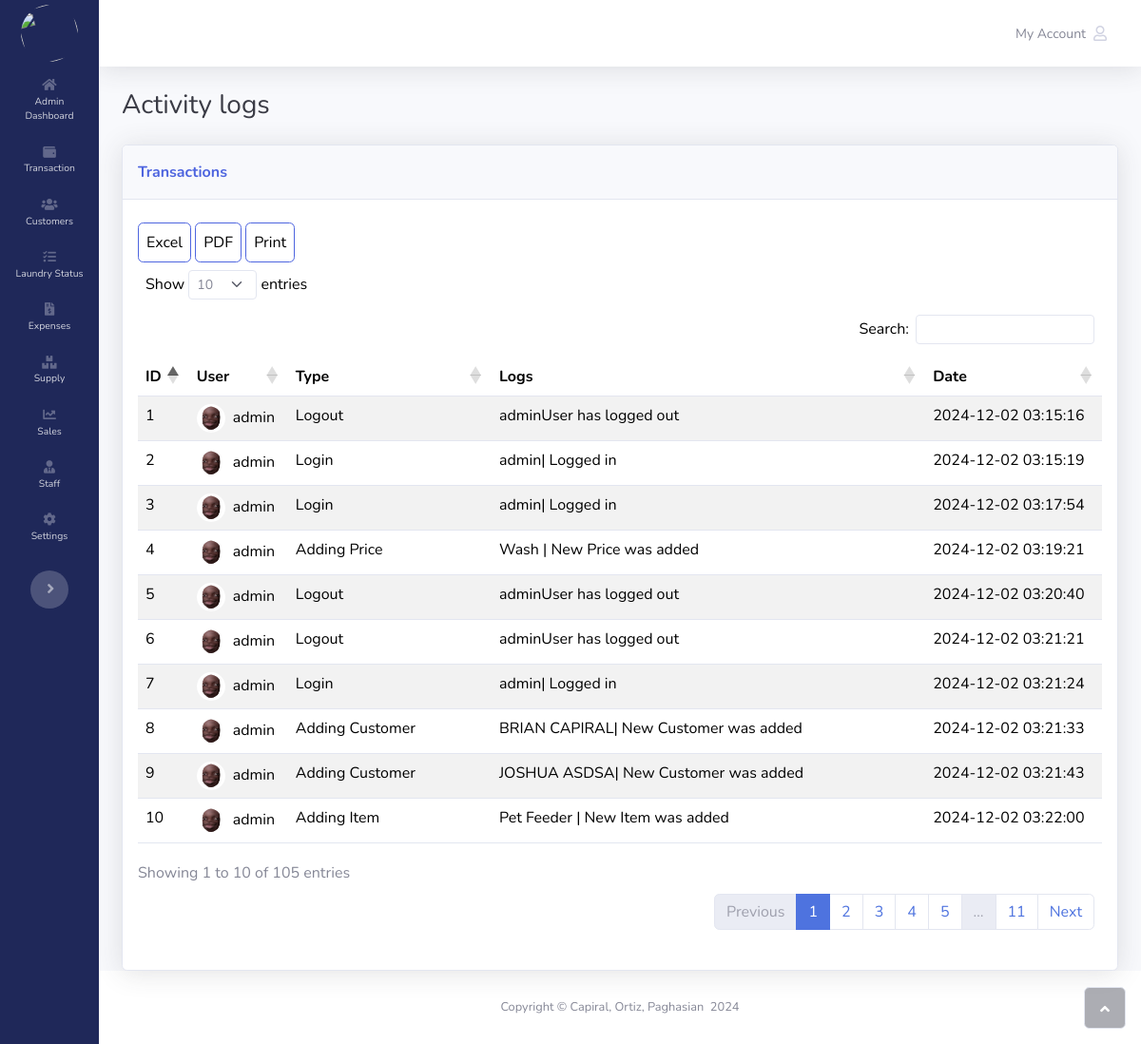
Page /logs.php (signed in) on the committed database.
### tables this page shows
CREATE TABLE `logs` (
  `id` int(11) NOT NULL,
  `user_id` int(11) DEFAULT NULL,
  `logs` text DEFAULT NULL,
  `type` text DEFAULT NULL,
  `created_at` datetime DEFAULT current_timestamp()
);

CREATE TABLE `users` (
  `id` int(11) NOT NULL,
  `username` varchar(255) DEFAULT NULL,
  `password` varchar(255) DEFAULT NULL,
  `level` varchar(255) DEFAULT NULL,
  `created_at` datetime DEFAULT current_timestamp()
);

### functions/views/activity.php (the view, shortened to what this page needs)
<?php
include_once 'functions/connection.php';
$sql = 'SELECT * FROM logs';
$stmt = $db->prepare($sql);
$stmt->execute();
$results = $stmt->fetchAll();
foreach ($results as $row) {
    $sql = 'SELECT username FROM users WHERE id = :id';
    $stmt = $db->prepare($sql);
    $stmt->bindParam(':id', $row['user_id']);
    $stmt->execute();
    $user = $stmt->fetch();
    ?>
        <tr>
            <td><?php echo $row['id']; ?></td>
            <td><img class="rounded-circle me-2" width="30" height="30" src="assets/img/profile.png"><?php echo $user['username'] ?></td>
            <td><?php echo $row['type'] ?></td>
            <td><?php echo $row['logs'] ?></td>
            <td><?php echo $row['created_at'] ?></td>
    </tr>
<?php
}

### assets/css/bs-theme-overrides.css (style rules this page uses)
:root, [data-bs-theme=light] { --bs-primary: #4e65df; --bs-primary-rgb: 78,101,223; --bs-primary-text-emphasis: #1F2859; --bs-primary-bg-subtle: #DCE0F9; --bs-primary-border-subtle: #B8C1F2; }

### rows in the picture
logs: id "1", user.username "admin", type "Logout", logs "adminUser has logged out", created_at "2024-12-02 03:15:16"
logs: id "2", user.username "admin", type "Login", logs "admin| Logged in", created_at "2024-12-02 03:15:19"
logs: id "3", user.username "admin", type "Login", logs "admin| Logged in", created_at "2024-12-02 03:17:54"
logs: id "4", user.username "admin", type "Adding Price", logs "Wash | New Price was added", created_at "2024-12-02 03:19:21"
logs: id "5", user.username "admin", type "Logout", logs "adminUser has logged out", created_at "2024-12-02 03:20:40"
logs: id "6", user.username "admin", type "Logout", logs "adminUser has logged out", created_at "2024-12-02 03:21:21"
logs: id "7", user.username "admin", type "Login", logs "admin| Logged in", created_at "2024-12-02 03:21:24"
logs: id "8", user.username "admin", type "Adding Customer", logs "BRIAN CAPIRAL| New Customer was added", created_at "2024-12-02 03:21:33"
logs: id "9", user.username "admin", type "Adding Customer", logs "JOSHUA ASDSA| New Customer was added", created_at "2024-12-02 03:21:43"
logs: id "10", user.username "admin", type "Adding Item", logs "Pet Feeder | New Item was added", created_at "2024-12-02 03:22:00"
